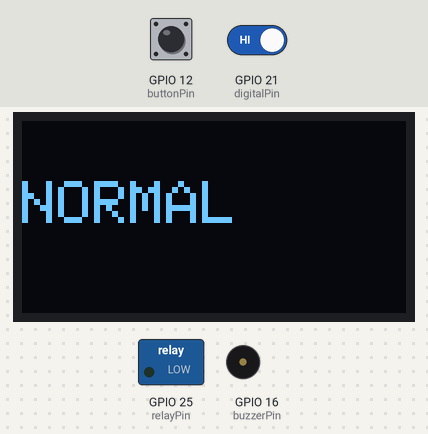
This sketch was run on a simulated ESP32. Parts: 128×64 one-colour display, switched loads named in the sketch (green lamp = pin HIGH), buzzer (waves = sounding, pin HIGH). The test bench sets the inputs (shaded band); at power-on: GPIO 12 (buttonPin) HIGH, GPIO 21 (digitalPin) HIGH.

Above: at 2.8 s.
2.9 s: GPIO 12 (buttonPin) pulled LOW for 1.25 s
At 5.2 s:
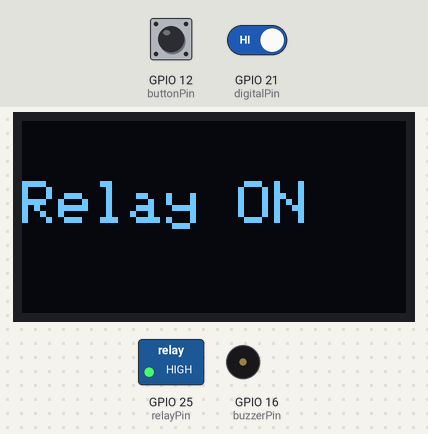
6.1 s: GPIO 12 (buttonPin) pulled LOW for 1.25 s
At 7.5 s:
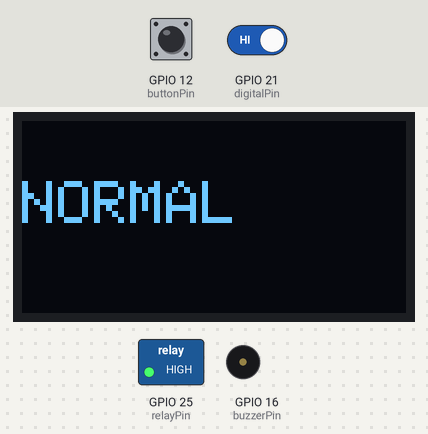
8.8 s: GPIO 21 (digitalPin) driven LOW
At 9.7 s:
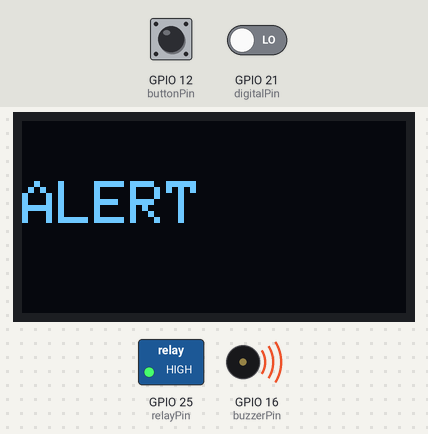
10.4 s: GPIO 12 (buttonPin) pulled LOW for 3.2 s
At 12.3 s:
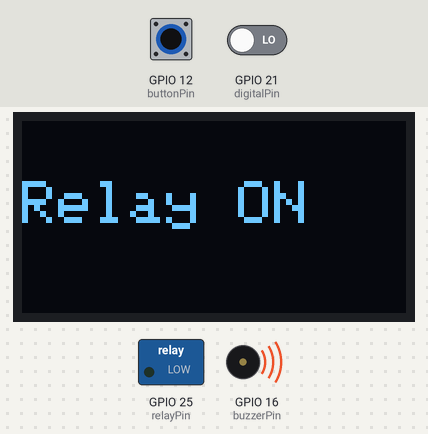
15.3 s: GPIO 12 (buttonPin) pulled LOW for 1.25 s
At 17.1 s:
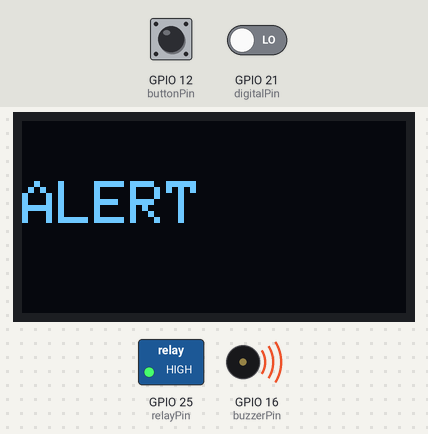
18.0 s: GPIO 21 (digitalPin) driven HIGH
At 19.3 s:
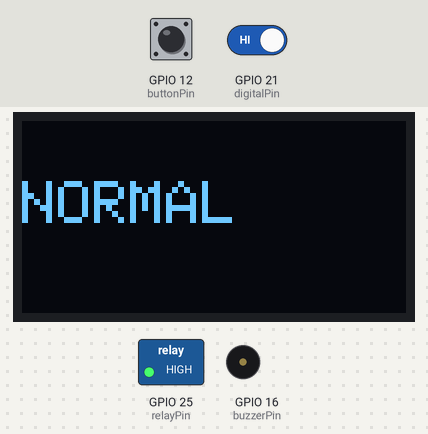
Timing chart, 0 to 20.6 s (numbered marks = the images above; inputs shaded):
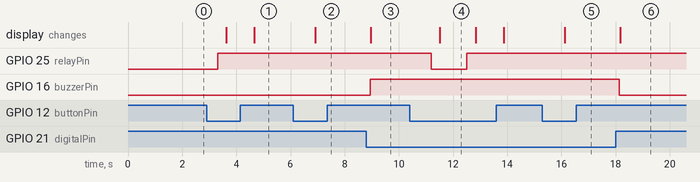

The sketch:

Only_Threshlod_Code.ino
```cpp
#include <Wire.h>
#include <Adafruit_GFX.h>
#include <Adafruit_SSD1306.h>

Adafruit_SSD1306 display(128, 64, &Wire, -1);

int digitalPin = 21;
int buzzerPin = 16;
int relayPin = 25;
int buttonPin = 12;

int screen = 0;
int lastButton = HIGH;

bool relayState = false;

void setup()
{
    Wire.begin(26, 27);

    pinMode(digitalPin, INPUT);
    pinMode(buzzerPin, OUTPUT);
    pinMode(relayPin, OUTPUT);
    pinMode(buttonPin, INPUT_PULLUP);

    display.begin(SSD1306_SWITCHCAPVCC, 0x3C);
    display.setTextColor(WHITE);
}

void loop()
{
    int buttonState = digitalRead(buttonPin);

    if (buttonState == LOW && lastButton == HIGH)
    {
        screen++;

        if (screen > 1)
        {
            screen = 0;
        }

        delay(200);
    }

    lastButton = buttonState;

    int sensorState = digitalRead(digitalPin);

    if (sensorState == LOW)
    {
        digitalWrite(buzzerPin, HIGH);
    }
    else
    {
        digitalWrite(buzzerPin, LOW);
    }

    display.clearDisplay();

    if (screen == 0)
    {
        display.setTextSize(2);
        display.setCursor(0, 20);

        if (sensorState == LOW)
        {
            display.print("ALERT");
        }
        else
        {
            display.print("NORMAL");
        }
    }

    if (screen == 1)
    {
        display.setTextSize(2);
        display.setCursor(0, 20);

        if (relayState)
        {
            display.print("Relay ON");
        }
        else
        {
            display.print("Relay OFF");
        }

        if (buttonState == LOW)
        {
            relayState = !relayState;
            digitalWrite(relayPin, relayState);
            delay(300);
        }
    }

    display.display();

    delay(1000);
}
```

Measured:
- after the input at 2.9 s, GPIO 25 (relayPin): LOW → HIGH after 0.41 s; the display: first changes after 0.73 s (image 1 shows a later state)
- after the input at 6.1 s, the display: changes after 0.81 s (image 2)
- after the input at 8.8 s, GPIO 16 (buzzerPin): LOW → HIGH after 0.14 s; the display: changes after 0.16 s (image 3)
- after the input at 10.4 s, GPIO 25 (relayPin): HIGH → LOW after 0.79 s, → HIGH 1.3 s later; the display: changes after 1.1 s (image 4)
- after the input at 15.3 s, the display: changes after 0.81 s (image 5)
- after the input at 18.0 s, GPIO 16 (buzzerPin): HIGH → LOW after 0.14 s; the display: changes after 0.17 s (image 6)
- what the display in image 4 shows lasts 1.3 s, from 11.5 s to 12.8 s
